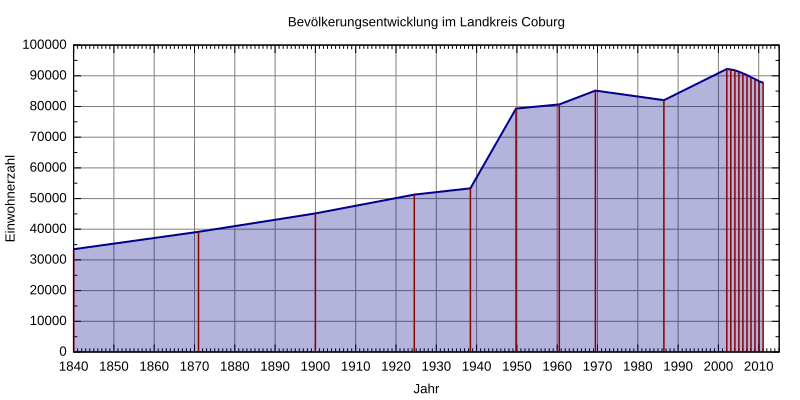

Reproduce this figure in gnuplot.
#!/usr/bin/gnuplot
# gnuplot 4.6 / Debian 7
#
# Graphik nach "Bayerisches Landesamt fuer Statistik: Statistik kommunal 2012 -
# Eine Auswahl wichtiger statistischer Daten fuer den Landkreis Coburg.",
# https://www.statistik.bayern.de/statistikkommunal/09473.pdf
#
# Erstellt von Michael Fiedler <michael.fiedler87@gmx.de>
# Lizenz: CC-BY-SA 3.0 unported, http://creativecommons.org/licenses/by-sa/3.0/deed.de
# Basierend auf http://commons.wikimedia.org/wiki/File:Muc_population.svg von Gorgo

# output
set title 'Bevölkerungsentwicklung im Landkreis Coburg'
unset key
set style fill transparent solid 0.3
set grid

set xdata time
set timefmt "%d.%m.%Y"
set xlabel 'Jahr'
# Jahreszahl alle 10 Jahre (Erhoehung in 0.1 Sekunden)
# Der Zahlenwert entspricht einem Jahr mit 365,25 Tagen
set xtics 315576000
set xrange ['01.01.1840':'31.12.2012']
set mxtics 10
set format x '%Y'

set ylabel 'Einwohnerzahl'
# Beschriftungsintervall
set ytics 10000
# weitere Unterteilung ohne Beschriftung
set mytics 2
set yrange ['0':]

set terminal svg size 800,400 font 'Arial,10'
set output 'Landkreis_Coburg_Bevoelkerungsentwicklung.svg'

# '-' nimmt die nachfolgenden Daten als Eingabewerte
plot '-' using 1:($2) with filledcurves below x1 linetype rgb 'dark-blue' linewidth 2, \
	    '-' using 1:($2) with impulses linecolor rgbcolor 'dark-red' linewidth 1.5
	# zusaetzliche Datenquelle: https://www.statistikdaten.bayern.de/genesis/
	01.12.1840 33487
	01.12.1871 39151
	01.12.1900 45169
	16.06.1925 51298
	17.05.1939 53336
	13.09.1950 79307
	31.12.1960 79987
	06.06.1961 80676
	27.05.1970 85161
	31.12.1970 85294
	31.12.1980 82901
	25.05.1987 82033
	31.12.1990 85833
	31.12.2000 92243
	31.12.2002 92205
	31.12.2003 92053
	31.12.2004 91785
	31.12.2005 91325
	31.12.2006 90786
	31.12.2007 90244
	31.12.2008 89503
	31.12.2009 88943
	31.12.2010 88193
	31.12.2011 87744
	31.12.2012 87006
EOF
	01.12.1840 33487
	01.12.1871 39151
	01.12.1900 45169
	16.06.1925 51298
	17.05.1939 53336
	13.09.1950 79307
	31.12.1960 79987
	06.06.1961 80676
	27.05.1970 85161
	31.12.1970 85294
	31.12.1980 82901
	25.05.1987 82033
	31.12.1990 85833
	31.12.2000 92243
	31.12.2002 92205
	31.12.2003 92053
	31.12.2004 91785
	31.12.2005 91325
	31.12.2006 90786
	31.12.2007 90244
	31.12.2008 89503
	31.12.2009 88943
	31.12.2010 88193
	31.12.2011 87744
	31.12.2012 87006
EOF
